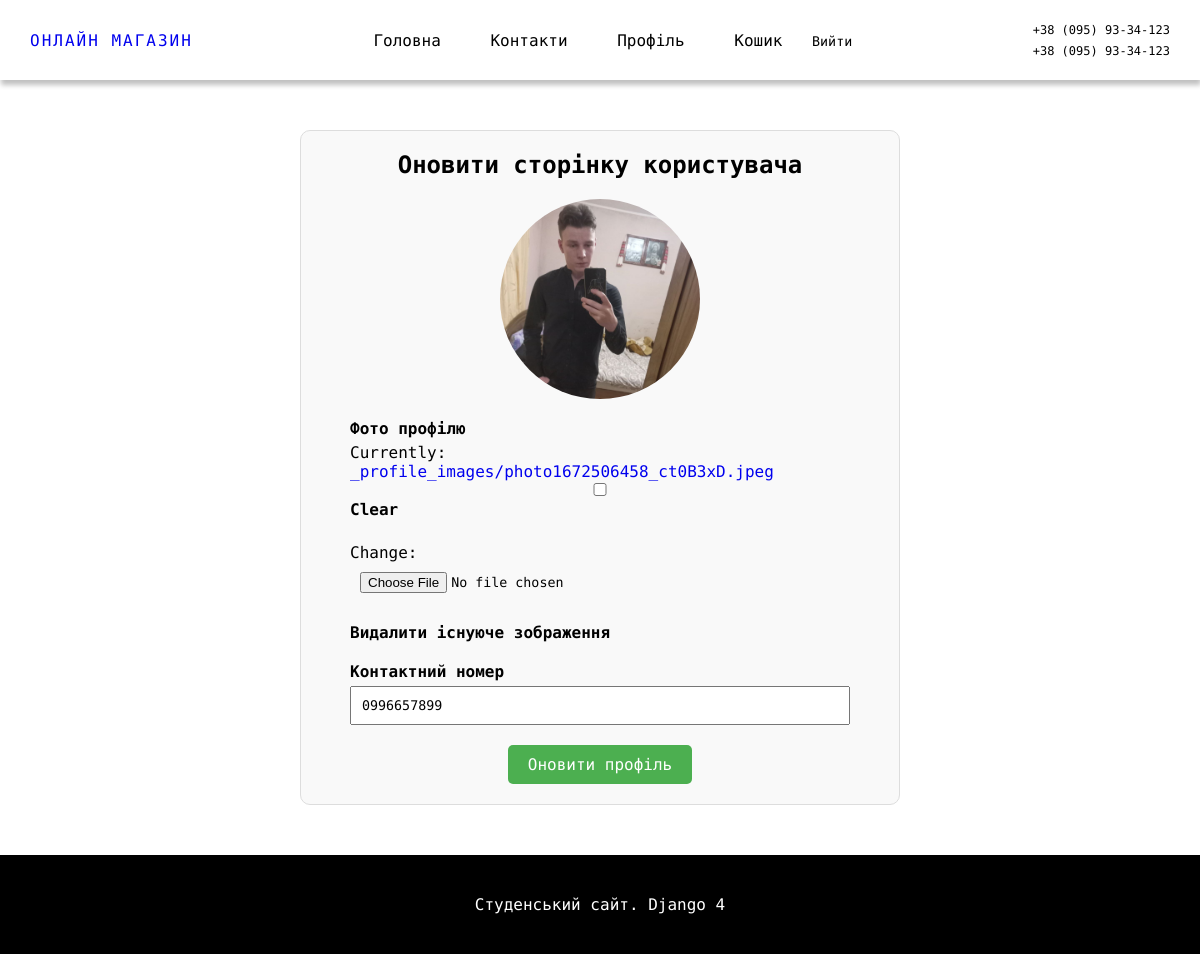
Screenshot of /users/update (signed in) with the database file from the repository.
### users/models.py (models this page shows, shortened)
class Profile(models.Model):
    user = models.OneToOneField(User, on_delete=models.CASCADE, default=1)
    image = models.ImageField(blank=True, upload_to='_profile_images')
    contact_number = models.CharField(max_length=50, default="+380123123123")

### users/views.py (the view)
# urls.py: path('update', update, name="update"),
def update(request):
    profile = Profile.objects.get_or_create(user=request.user)[0]
    if request.method == "POST":
        form = ProfileUpdateForm(request.POST, request.FILES, instance=profile)
        if form.is_valid():
            form.save()
            return redirect('users:profile')
        else:
            print(form.errors)
            return HttpResponse("Перевірте правильність введених даних!")
    else:
        form = ProfileUpdateForm(instance=profile)
    context = {'form': form}
    return render(request, 'users/update.html', context)

### users/forms.py
class ProfileUpdateForm(forms.ModelForm):
    class Meta:
        model = Profile
        fields = ['image', 'contact_number']

### users/templates/users/update.html (shortened to what this page needs)
{% extends 'myapp/base.html' %}
{% load static %}
{% block content %}
<div class="profile" style="text-align: center;">
    <div class="container">
        <h2>Оновити сторінку користувача</h2>
        <form class="update-form" method="post" enctype="multipart/form-data" style="display: inline-block; text-align: left;">
            <div style="text-align: center; margin-bottom: 20px;">
                <img src="{% if form.instance.image %}{{ form.instance.image.url }}{% endif %}"
                    alt="{{ form.instance.user.username }}" style="width: 200px; height: 200px; border-radius: 50%;">
            </div>
            <div class="form-group" style="margin-bottom: 20px;">
                <label for="{{ form.image.id_for_label }}">Фото профілю</label>
                {{ form.image }}
            </div>
            {% if form.image.value %}
            <div class="form-group" style="margin-bottom: 20px;">
                {{ form.image.clear_checkbox }} <label for="{{ form.image.clear_checkbox_id }}">Видалити існуюче зображення</label>
            </div>
            {% endif %}
            <div class="form-group" style="margin-bottom: 20px;">
                <label for="{{ form.contact_number.id_for_label }}">Контактний номер</label>
                {{ form.contact_number }}
            </div>
            <div style="text-align: center;">
                <button type="submit" style="background-color: #4CAF50; color: white; padding: 10px 20px; border: none; cursor: pointer; border-radius: 5px; font-size: 16px;">Оновити профіль</button>
            </div>
        </form>
    </div>
</div>
{% endblock %}

### myapp/static/myapp/css/index.css (style rules this page uses)
* { margin: 0; padding: 0; box-sizing: border-box; text-decoration: none; font-family: "Kode Mono", monospace; }
body, html { height: 100%; }
.container { max-width: 1400px; margin: auto; width: 95%; }
.update-form { display: flex; flex-direction: column; align-items: center; max-width: 500px; gap: 20px; margin: auto; }

### myapp/templates/myapp/base.html (style rules this page uses)
a, button { background: none; border: none; cursor: pointer; text-decoration: none; }

### users/templates/users/update.html (style rules this page uses)
.profile .container { max-width: 600px; margin: 0 auto; padding: 20px; border: 1px solid #ddd; border-radius: 10px; background-color: #f9f9f9; }
.profile h2 { margin-bottom: 20px; }
.form-group { margin-bottom: 20px; }
.form-group label { display: block; font-weight: bold; margin-bottom: 5px; }
.form-group input { width: 100%; padding: 10px; box-sizing: border-box; }
.update-form img { display: block; margin: 0 auto; width: 200px; height: 200px; border-radius: 50%; margin-bottom: 20px; }
.update-form button { background-color: #4CAF50; color: white; padding: 10px 20px; border: none; cursor: pointer; border-radius: 5px; font-size: 16px; display: block; margin: 0 auto; }

### rows the page displays
Profile: image (picture), contact_number "0996657899"
